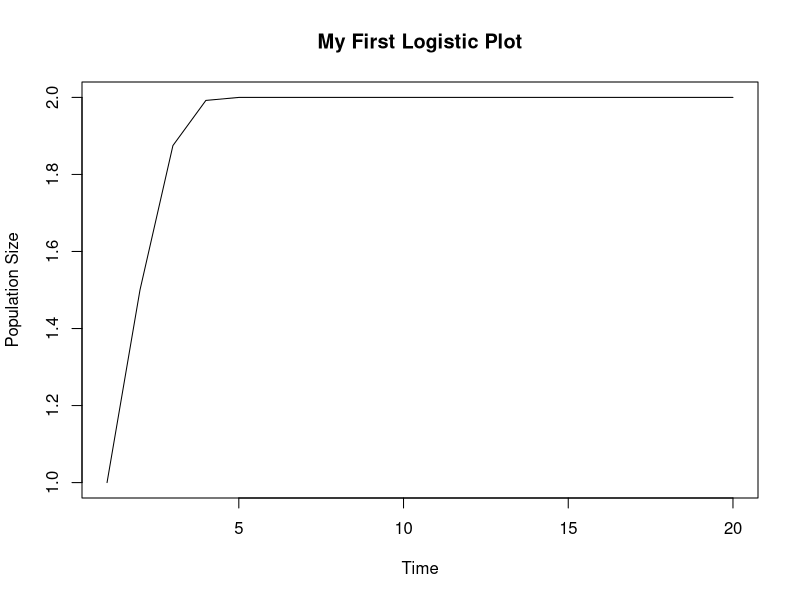
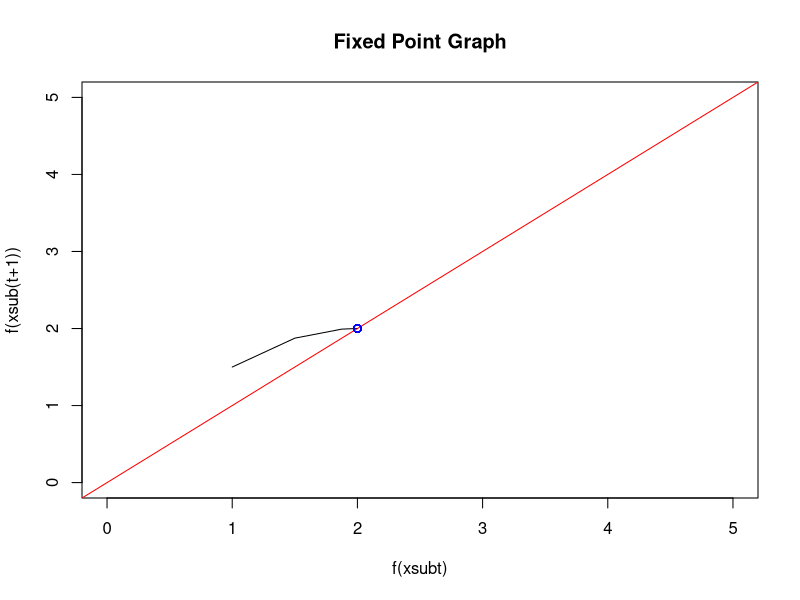
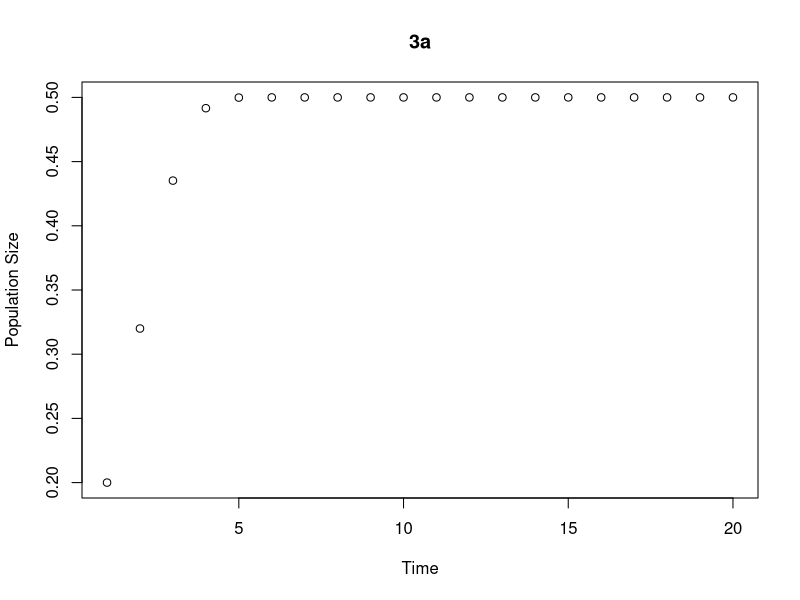
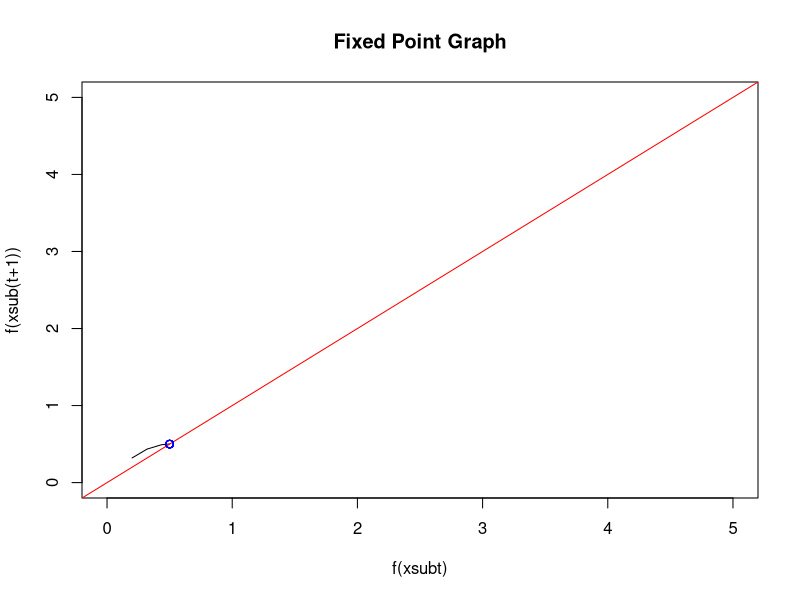
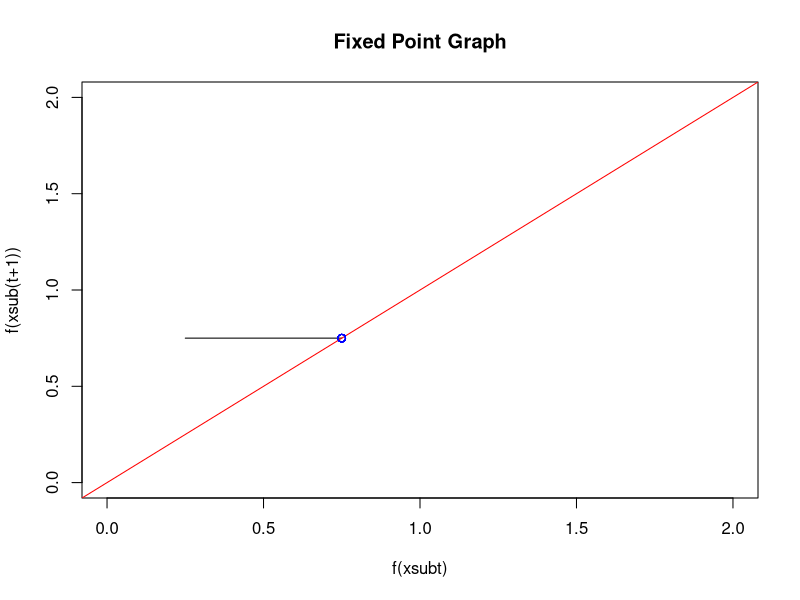

Here is the R script that generated these plots, in order:
#!/usr/bin/env r
# encoding: utf-8
# 
# name: Katie Sirianni
# assignment: 2
# date: 10/15/09
# filename: Sirianni Homework Chp 1
#############################################################################

inputEx<- "" #insert equation to be differentiated

derivFunction<- function(inputEx) {
   parsePolynomial(inputEx)
   result<- parsePolynomial(inputEx)
newExponents<- result[['exponents']]
newCoefficients<- result[['coefficients']]
coefficients<- newCoefficients*newExponents
exponents<-newExponents-1
firstDerivative<-deparsePolynomial(coefficients,exponents)
return(firstDerivative)
}

#/--#########################################################################
# name: Katie Sirianni
# assignment: 2
# date: 10/15/09
# question: 2
# subquestion: a
##########################################################################/--

# Logistic plot of f(x)= x(2-x/2)

logModel <- function(y) {
    y1 <- y*(2-y/2)
    return (y1);
}
init_value <- 1;
max_iter <- 20;
x_array <- numeric(length=max_iter);
x_array[1] <- 1;
for ( ii in 2:max_iter) {
   new_value <- logModel( x_array[ii-1]) ;
   x_array[ii] <- new_value
}
plot(1:20, x_array, 
   main= "My First Logistic Plot",
   xlab= "Time",
   ylab= "Population Size",
   type= "l"
)

#/--#########################################################################
# name: KAtie Sirianni
# assignment: 2
# date: 10/15/09
# question: 2
# subquestion: b
##########################################################################/--

fixedPoints<- numeric()
fixedPoints[1]<- 0
timePlusone<- sapply(x_array, logModel) 
plot(x_array, timePlusone,       # this plots Nt vs N(t+1)
   main="Fixed Point Graph", 
   xlab= "f(xsubt)", 
   ylab= "f(xsub(t+1))", 
   xlim=c(0,5), 
   ylim= c(0,5), 
   type= "l")
abline(0,1, col= "red")    
for(i in 1:max_iter) {
   if(x_array[i]==timePlusone[i]) {
     fixedPoints<-c(fixedPoints, x_array[i])
}
   if(x_array[i]==timePlusone[i]) {
     points(x_array[i], timePlusone[i], col= "blue")
}
}
fixedPoints

#  Calculating fixed points analytically:
#  f(x) = x(2-x/2)
#  logistic Equation: Nsub(t+1)= Nt(r-kNt)

#  so in this equation, r=2 and k=.5
#  fixed points at N*=0 and at 
#  N*= (r-1)/k =(2-1)/.5=1/.5=2

#  so the fixed points are at 0 and 2

#  Which matches what was calculated, yay!

#/--#########################################################################
# name: Katie Sirianni
# assignment: 2
# date: 10/15/09
# question: 3
# subquestion: a
##########################################################################/--

#  analytically: 
#  2x(1-x) == x(2-2x) 
#  so r=2 and k=2
#  so N*= 0 and N*= (2-1)/2 = 1/2

logModel <- function(y) {
    y1 <- (2*y)*(1-y)
    return (y1);
}
init_value <- .2;
max_iter <- 20;
x_array <- numeric(length=max_iter);
x_array[1] <- init_value;
for ( ii in 2:max_iter) {
   new_value <- logModel( x_array[ii-1]) ;
   x_array[ii] <- new_value
}
plot(1:max_iter, x_array, 
   main= "3a",
   xlab= "Time",
   ylab= "Population Size")

fixedPoints<- numeric()
fixedPoints[1]<- 0
timePlusone<- sapply(x_array, logModel)
plot(x_array, timePlusone, 
   main="Fixed Point Graph", 
   xlab= "f(xsubt)", 
   ylab= "f(xsub(t+1))", 
   xlim=c(0,5), ylim= c(0,5), 
   type= "l")
abline(0,1, col= "red")
for(i in 1:max_iter) {
   if(x_array[i]==timePlusone[i]) {
      fixedPoints<-c(fixedPoints, x_array[i])
}
   if(x_array[i]==timePlusone[i]) {
      points(x_array[i], timePlusone[i], col= "blue")
}
}
fixedPoints

#/--#########################################################################
# name: Katie Sirianni	
# assignment: 2
# date: 10/15/09
# question: 3
# subquestion: b
# other files: NAMES_OF_OTHER_RELATED_FILES
##########################################################################/--

#  f(x)= 4x(1-x)
#  analytically:
#  4x(1-x) == x(4-4x)
#  so r= 4 and k=4
#  then N* = 0 and N* = (r-1)/k = (4-1)/4 = 3/4

logModel <- function(y) {        # This doesn't really work, but
    y1 <- (4*y)*(1-y)           # I guess we didn't have to do it
    return (y1);                # anyways. 
}
init_value <- .25;
max_iter <- 20;
x_array <- numeric(length=max_iter);
x_array[1] <- init_value;
for ( ii in 2:max_iter) {
   new_value <- logModel( x_array[ii-1]) ;
   x_array[ii] <- new_value
}

fixedPoints<- numeric()
fixedPoints[1]<- 0
timePlusone<- sapply(x_array, logModel)
plot(x_array, timePlusone, main="Fixed Point Graph", xlab= "f(xsubt)", ylab= "f(xsub(t+1))", xlim=c(0,2), ylim= c(0,2), type="l")
abline(0,1, col= "red")
for(i in 1:max_iter) {
   if(x_array[i]==timePlusone[i]) {
      fixedPoints<-c(fixedPoints, x_array[i])
}
   if(x_array[i]==timePlusone[i]) {
      points(x_array[i], timePlusone[i], col= "blue")
}
}
fixedPoints
